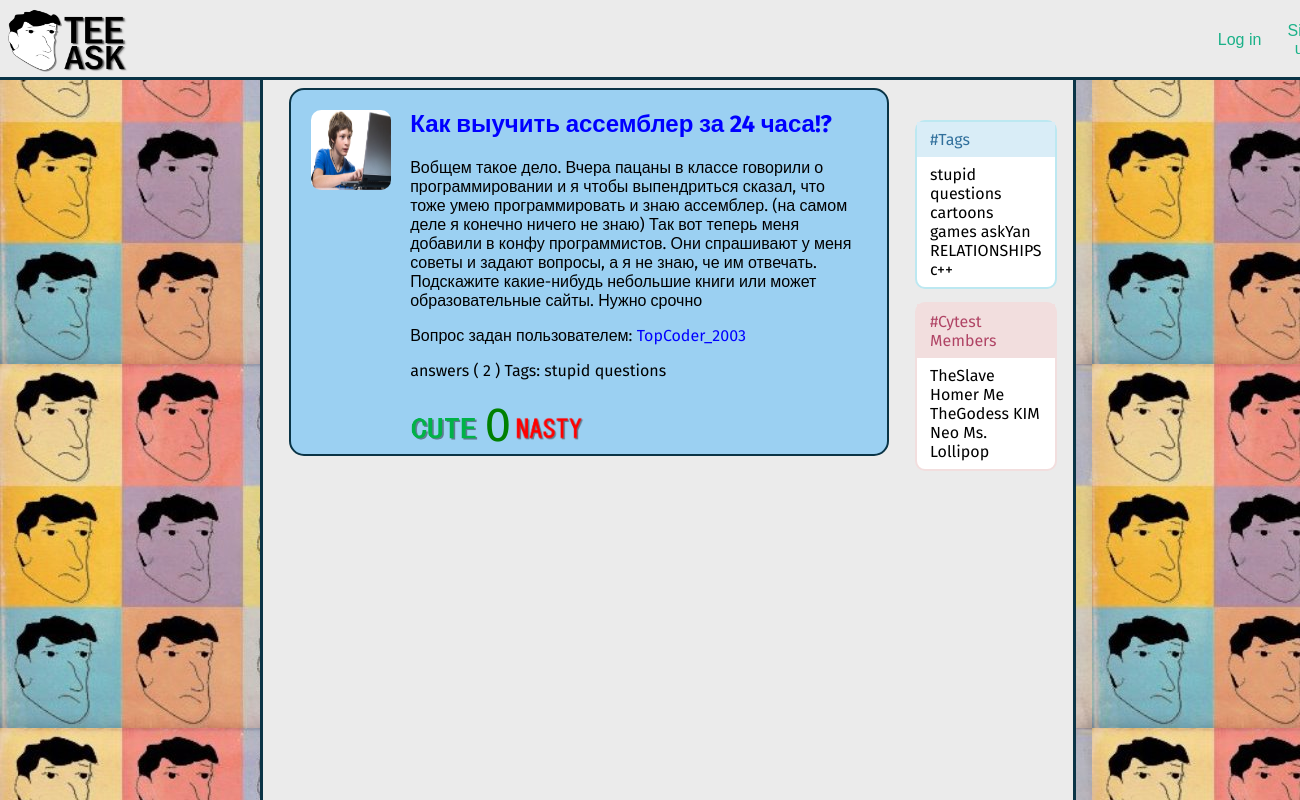
The page /user/3 on the database as committed earlier.
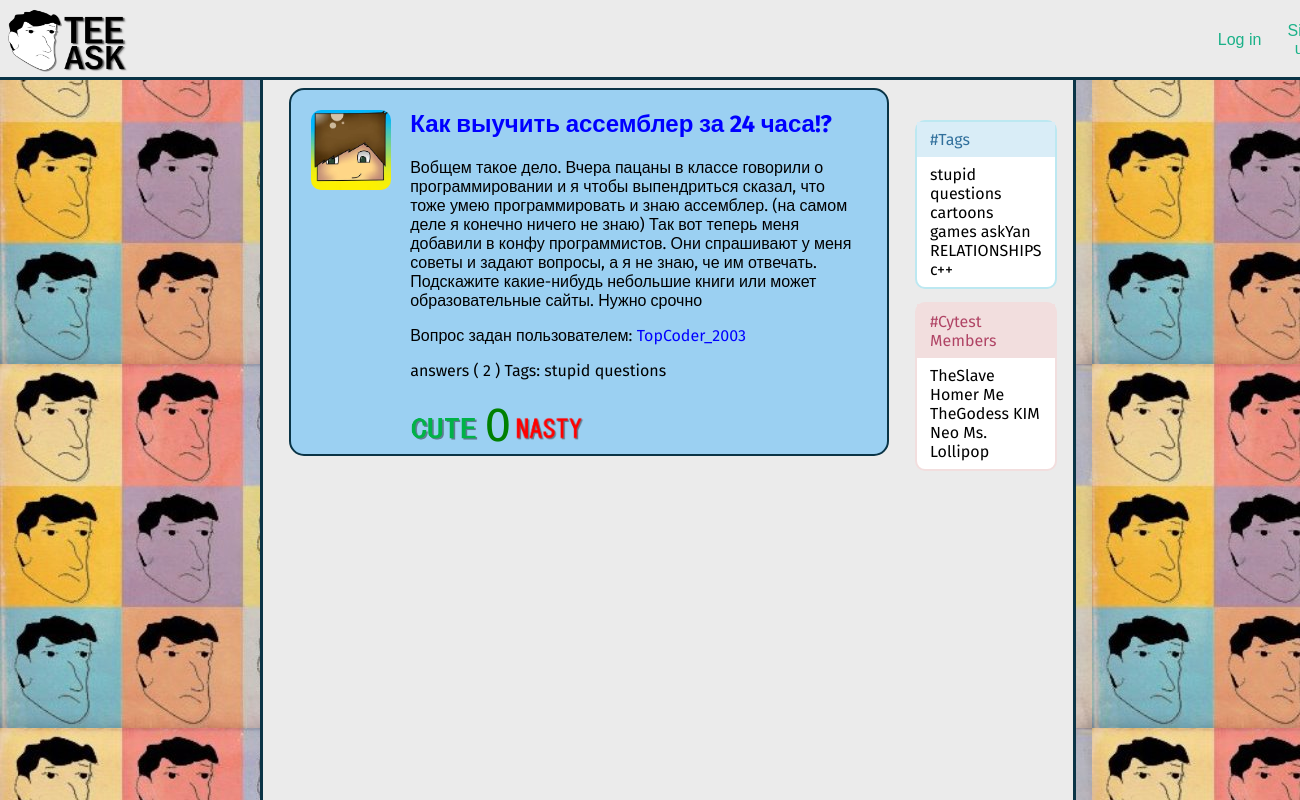
The same page on the database as committed later.
### TeeAsk/models.py (models this page shows, shortened)
class Post(models.Model):
    author = models.ForeignKey(Profile, default=None, on_delete=models.CASCADE)
    date = models.DateTimeField(auto_now_add=True, auto_now=False)
    title = models.TextField()
    text = models.TextField()
    answers = models.IntegerField(default=0)
    likes = models.IntegerField(default=0)

class Profile(User):
    avatar = models.ImageField(default='default.png')
    objects = UserManager()

### TeeAsk/views.py (the view)
# urls.py: url(r'^user/(?P<id>\d+)', UserPosts.as_view(), name='get user posts'),
class UserPosts(View):
    def get(self, request, id):
        title = 'TeeAsk'
        post = Post.objects.get(id=id)
        posts = Post.objects.filter(author=post.author)
        return render(request, 'index.html', locals())

### templates/index.html (shortened to what this page needs)
{% extends "base.html" %}
{% load staticfiles %}
{% block styles %}
    <link rel="stylesheet" href="https://cdnjs.cloudflare.com/ajax/libs/normalize/5.0.0/normalize.min.css">
    <link rel="stylesheet" href="../static/css/nqst.css?v=1.4">
{% endblock %}
{% block center %}
    <div id='thread' class='center'>
        {% for p in posts %}
            <div class="post" id="post_id-{{ p.id }}">
                <div class="post-pic">
                    <img class='post-img' src="{{ MEDIA_URL }}{{ p.author.avatar.url }}"/>
                </div>
                <div  class="post-text">
                    <h2>
                        <a id='title' href="{% url 'get question' p.id %}">{{ p.title }}</a>
                    </h2>
                    <p id='post-text'>{{ p.text }}</p>
                    <p>Вопрос задан пользователем: <a id="user_anchor"
                                                      href="{% url 'get user posts' p.id %}">{{ p.author }}</a></p>
                    <p>answers ( {{ p.answers }} ) Tags: stupid questions</p>
                    <div>
                        <img class="rating-img" id='like' src="../static/img/lois.png">
                        {% if p.likes >= 0 %}
                            <font id='score' size='7' color='green'>{{ p.likes }}</font>
                        {% else %}
                            <font id='score' size='7' color='red'>{{ p.likes }}</font>
                        {% endif %}
                        <img class="rating-img" id='dislike' src="../static/img/dislois.png">
                    </div>
                </div>
            </div>
        {% endfor %}
    </div>
{% endblock %}

### templates/base.html (shortened to what this page needs)
{% load staticfiles %}
<!DOCTYPE HTML>
<html>
<head>
    <link rel="stylesheet" type="text/css" href="../static/css/base.css?v=1.8">
    <link rel="stylesheet" type="text/css" href="../static/css/modal.css?v=1.0">
    {% block styles %}
    {% endblock %}
</head>
<body>
<div class="grid">
    <div>
        <a href="../../"><img src="../static/img/newlogo.png" class="logo" ></a>
        {% if user.username %}
            <button class="header-button-right"><a href="/logout">Log out</a></button>
            <button class="header-button-right">Settings</button>
            <img src={{ user.avatar.url }} class="header-button-right">
        {% else %}
            <button class="header-button-right"><a href="/register">Sing up</a></button>
            <button class="header-button-right"><a href="/login">Log in</a> </button>
        {% endif %}
    </div>
    <div class='center'>
        {% block center %}
        {% endblock %}
    </div>
    <div>
        <div class='panel'>
            <div class='panel-head'>
                #Tags
            </div>
            <div class="panel-body">
                stupid questions cartoons
                games askYan
                RELATIONSHIPS
                c++
            </div>
        </div>
        <div class='panel-2'>
            <div class='panel-head-2'>
                #Cytest Members
            </div>
            <div class="panel-body">
                TheSlave Homer
                Me TheGodess
                KIM Neo Ms. Lollipop
            </div>
        </div>
    </div>
</div>
</body>
</html>

### static/css/base.css (style rules this page uses)
:root { --bg: #ebebeb; --border: #0a3446; --post_bg: #9bd0f2 }
body { height: 100%; margin: 0; font-family: 'Fira Sans', sans-serif; }
.grid { background-image: url(../img/back.jpg); background-repeat: repeat; display: grid; width: 100%; min-height: 100vh; grid-template-columns: 10fr 5fr; grid-template-rows: [header-top] 10vh [header-bottom main-top] auto [main-bottom]; grid-template-areas: "banner banner" "container menu"; }
.grid > :nth-child(1) { background-color: var(--bg); grid-column-start: banner-start; grid-column-end: banner-end; grid-row-start: header-top; grid-row-end: header-bottom; border-bottom: 3px solid var(--border); }
.grid > :nth-child(2) { background-color: var(--bg); grid-row-start: header-bottom; grid-row-end: main-bottom; border-left: 3px solid var(--border); ); margin-left: 20vw; }
.grid > :nth-child(3) { border-right: 3px solid var(--border); ); background-color: var(--bg); grid-row-start: header-bottom; grid-row-end: main-bottom; margin-right: 20vw; }
.logo { float: left; cursor: pointer; width: 15vh;; height: 8vh; margin: 1vh; }
.header-button-right { font-size: 16px; cursor: pointer; background-color: transparent; border: none; width: 8vh;; height: 8vh; margin-top: 1vh; margin-bottom: 1vh; float: right; }
.post { min-width: 600px; margin: 1vh 2vw; border: solid 2px var(--border); border-radius: 15px; background-color: var(--post_bg); }
.post-pic { padding-left: 1.5vw; padding-top: 1.5vw; float: left; }
.post-text { margin-left: 20%; margin-right: 2vw; }
.post-img { width: 4vw; height: 4vw; min-width: 80px; min-height: 80px; border-radius: 10px; }
.post a { text-decoration: none; color: blue; }
.rating-img { cursor: pointer; max-width: 70px; width: 7vw; height: 3vh; }
.panel { background-color: white; margin: 1vh 2vh 1vw 0; border: solid 2px #bce8f1; border-radius: 10px; }
.panel-head { color: #31709c; padding: 1vh 1vw; background-color: #d9edf7; }
.panel-body { padding: 1vh 1vw; }
.panel-2 { background-color: white; margin: 1vh 2vh 1vw 0; border: solid 2px #f2dede; border-radius: 10px; }
.panel-head-2 { color: #b04465; padding: 1vh 1vw; background-color: #f2dede; }

### static/css/nqst.css (style rules this page uses)
*, *:before, *:after { box-sizing: border-box; }
html { overflow-y: scroll; }
body { height: 100%; background: #c1bdba; font-family: 'Titillium Web', sans-serif; }
a { text-decoration: none; color: #1ab188; -webkit-transition: .5s ease; transition: .5s ease; }
body { margin: 0; font-family: 'Fira Sans', sans-serif; }
.panel { margin-top: 40px; }

Rows that differ between the two databases and show on the page:
changed through a linked row, Post "Как выучить ассемблер за 24 часа!?": author.avatar: a different picture
